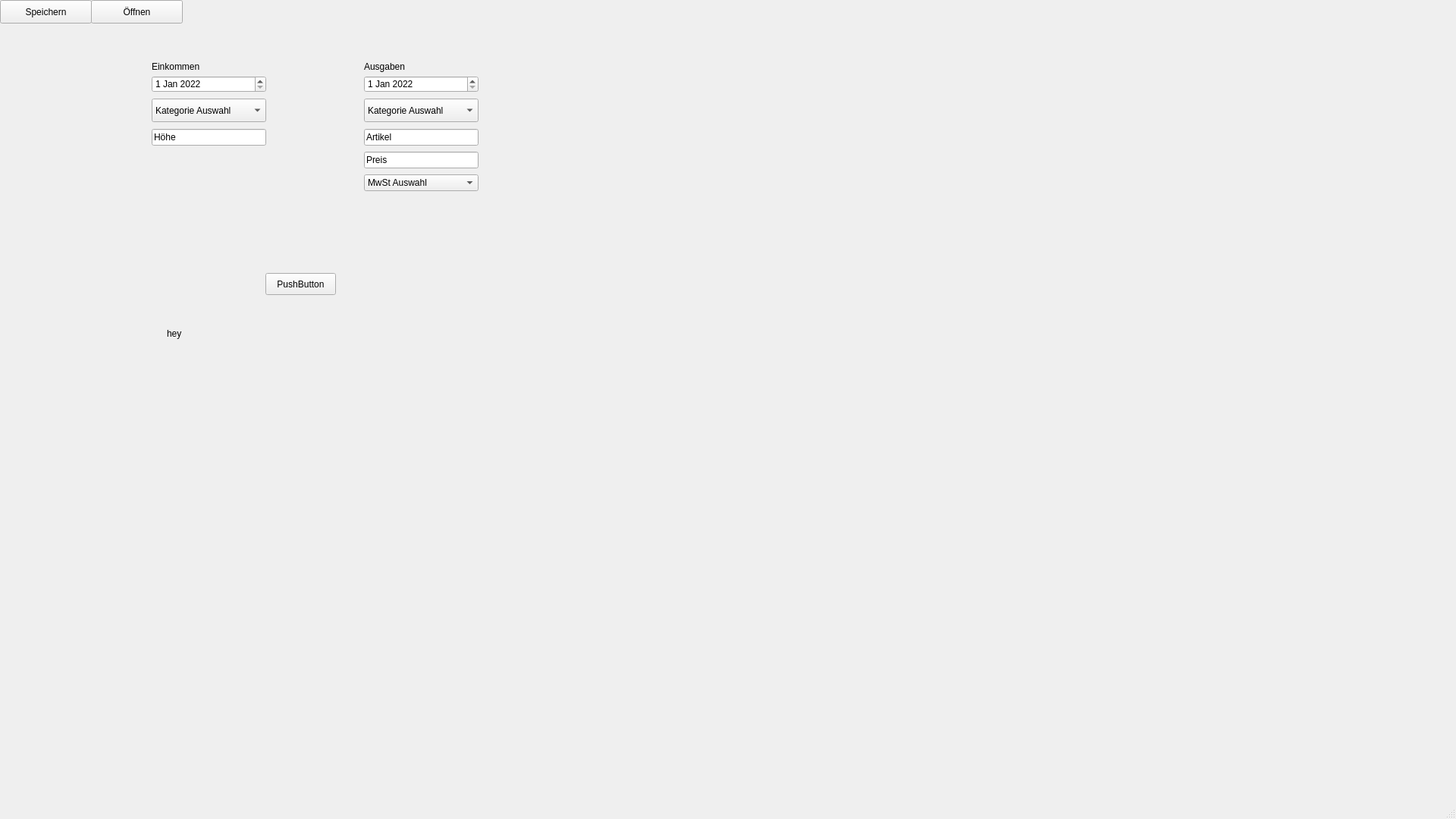
<?xml version="1.0" encoding="UTF-8"?>
<ui version="4.0">
 <class>MainWindow</class>
 <widget class="QMainWindow" name="MainWindow">
  <property name="geometry">
   <rect>
    <x>0</x>
    <y>0</y>
    <width>1920</width>
    <height>1080</height>
   </rect>
  </property>
  <property name="windowTitle">
   <string>MainWindow</string>
  </property>
  <widget class="QWidget" name="centralwidget">
   <widget class="QComboBox" name="ausgaben_kat">
    <property name="geometry">
     <rect>
      <x>480</x>
      <y>130</y>
      <width>151</width>
      <height>31</height>
     </rect>
    </property>
    <property name="acceptDrops">
     <bool>false</bool>
    </property>
    <item>
     <property name="text">
      <string>Kategorie Auswahl</string>
     </property>
    </item>
    <item>
     <property name="text">
      <string>Lebensmittel</string>
     </property>
    </item>
    <item>
     <property name="text">
      <string>Elektrogeräte</string>
     </property>
    </item>
    <item>
     <property name="text">
      <string>Miete (Warm)</string>
     </property>
    </item>
    <item>
     <property name="text">
      <string>Konsumgüter / Luxusgüter</string>
     </property>
    </item>
    <item>
     <property name="text">
      <string>Transportkosten</string>
     </property>
    </item>
    <item>
     <property name="text">
      <string>Sonstige Ausgaben</string>
     </property>
    </item>
    <item>
     <property name="text">
      <string>Versicherungen</string>
     </property>
    </item>
   </widget>
   <widget class="QComboBox" name="ausgaben_mwst">
    <property name="geometry">
     <rect>
      <x>480</x>
      <y>230</y>
      <width>151</width>
      <height>22</height>
     </rect>
    </property>
    <item>
     <property name="text">
      <string>MwSt Auswahl</string>
     </property>
    </item>
    <item>
     <property name="text">
      <string>0 %</string>
     </property>
    </item>
    <item>
     <property name="text">
      <string>7 %</string>
     </property>
    </item>
    <item>
     <property name="text">
      <string>19 %</string>
     </property>
    </item>
   </widget>
   <widget class="QLineEdit" name="ausgaben_artikel">
    <property name="geometry">
     <rect>
      <x>480</x>
      <y>170</y>
      <width>151</width>
      <height>22</height>
     </rect>
    </property>
    <property name="text">
     <string>Artikel</string>
    </property>
   </widget>
   <widget class="QLineEdit" name="ausgaben_preis">
    <property name="geometry">
     <rect>
      <x>480</x>
      <y>200</y>
      <width>151</width>
      <height>22</height>
     </rect>
    </property>
    <property name="text">
     <string>Preis</string>
    </property>
   </widget>
   <widget class="QDateEdit" name="ausgaben_date">
    <property name="geometry">
     <rect>
      <x>480</x>
      <y>100</y>
      <width>151</width>
      <height>22</height>
     </rect>
    </property>
    <property name="dateTime">
     <datetime>
      <hour>0</hour>
      <minute>0</minute>
      <second>0</second>
      <year>2022</year>
      <month>1</month>
      <day>1</day>
     </datetime>
    </property>
   </widget>
   <widget class="QDateEdit" name="einkommen_date">
    <property name="geometry">
     <rect>
      <x>200</x>
      <y>100</y>
      <width>151</width>
      <height>22</height>
     </rect>
    </property>
    <property name="dateTime">
     <datetime>
      <hour>0</hour>
      <minute>0</minute>
      <second>0</second>
      <year>2022</year>
      <month>1</month>
      <day>1</day>
     </datetime>
    </property>
   </widget>
   <widget class="QLineEdit" name="einkommen_hoehe">
    <property name="geometry">
     <rect>
      <x>200</x>
      <y>170</y>
      <width>151</width>
      <height>22</height>
     </rect>
    </property>
    <property name="text">
     <string>Höhe</string>
    </property>
   </widget>
   <widget class="QLabel" name="ausgaben_lbl">
    <property name="geometry">
     <rect>
      <x>480</x>
      <y>80</y>
      <width>151</width>
      <height>16</height>
     </rect>
    </property>
    <property name="text">
     <string>Ausgaben</string>
    </property>
   </widget>
   <widget class="QLabel" name="einkommen_lbl">
    <property name="geometry">
     <rect>
      <x>200</x>
      <y>80</y>
      <width>151</width>
      <height>16</height>
     </rect>
    </property>
    <property name="text">
     <string>Einkommen</string>
    </property>
   </widget>
   <widget class="QComboBox" name="einkommen_kat">
    <property name="geometry">
     <rect>
      <x>200</x>
      <y>130</y>
      <width>151</width>
      <height>31</height>
     </rect>
    </property>
    <item>
     <property name="text">
      <string>Kategorie Auswahl</string>
     </property>
    </item>
    <item>
     <property name="text">
      <string>Gehalt</string>
     </property>
    </item>
    <item>
     <property name="text">
      <string>Vermietung</string>
     </property>
    </item>
    <item>
     <property name="text">
      <string>Aktien, ETF, ...</string>
     </property>
    </item>
    <item>
     <property name="text">
      <string>Schenkung</string>
     </property>
    </item>
    <item>
     <property name="text">
      <string>Bafög</string>
     </property>
    </item>
    <item>
     <property name="text">
      <string>Sonstige</string>
     </property>
    </item>
   </widget>
   <widget class="QLabel" name="test_lbl">
    <property name="geometry">
     <rect>
      <x>220</x>
      <y>430</y>
      <width>471</width>
      <height>20</height>
     </rect>
    </property>
    <property name="text">
     <string>hey</string>
    </property>
   </widget>
   <widget class="QPushButton" name="ausgabeBtn">
    <property name="geometry">
     <rect>
      <x>350</x>
      <y>360</y>
      <width>93</width>
      <height>29</height>
     </rect>
    </property>
    <property name="text">
     <string>PushButton</string>
    </property>
   </widget>
   <widget class="QPushButton" name="saveBtn">
    <property name="geometry">
     <rect>
      <x>0</x>
      <y>0</y>
      <width>121</width>
      <height>31</height>
     </rect>
    </property>
    <property name="text">
     <string>Speichern</string>
    </property>
   </widget>
   <widget class="QPushButton" name="openBtn">
    <property name="geometry">
     <rect>
      <x>120</x>
      <y>0</y>
      <width>121</width>
      <height>31</height>
     </rect>
    </property>
    <property name="text">
     <string>Öffnen</string>
    </property>
   </widget>
  </widget>
  <widget class="QMenuBar" name="menubar">
   <property name="geometry">
    <rect>
     <x>0</x>
     <y>0</y>
     <width>1920</width>
     <height>25</height>
    </rect>
   </property>
  </widget>
  <widget class="QStatusBar" name="statusbar"/>
 </widget>
 <tabstops>
  <tabstop>einkommen_date</tabstop>
  <tabstop>einkommen_kat</tabstop>
  <tabstop>einkommen_hoehe</tabstop>
  <tabstop>ausgaben_date</tabstop>
  <tabstop>ausgaben_kat</tabstop>
  <tabstop>ausgaben_artikel</tabstop>
  <tabstop>ausgaben_preis</tabstop>
  <tabstop>ausgaben_mwst</tabstop>
 </tabstops>
 <resources/>
 <connections/>
</ui>
